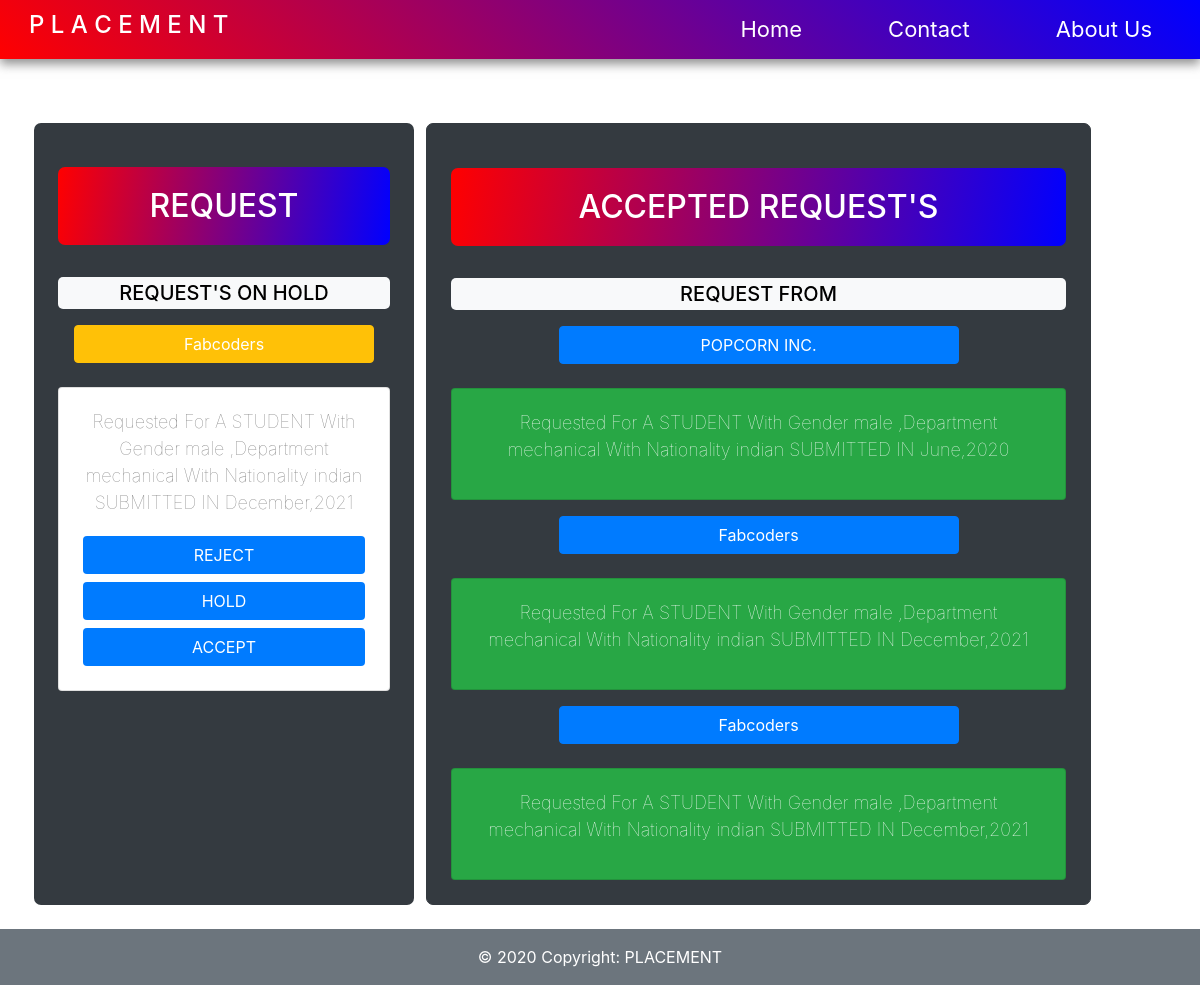
/placement/view_request.php (signed in), run on the app's committed database.
### tables this page shows
CREATE TABLE `request` (
  `no` int(11) NOT NULL,
  `name` varchar(100) NOT NULL,
  `sex` enum('male','female','*') NOT NULL,
  `avg_class` enum('fail','first class','second class','distinction') NOT NULL,
  `department` enum('mechanical','electronics','computers','automobile','medical electronics') NOT NULL,
  `nationality` enum('indian','other') NOT NULL,
  `status` enum('hold','accept','reject') NOT NULL,
  `date` varchar(100) NOT NULL
);

### placement/view_request.php (the view, shortened to what this page needs)
<?php
include 'includes/db.php';
$r ="select * from request where status='hold' ORDER BY date DESC;";
$r_result = mysqli_query($con, $r);
$ar ="select * from request where status='accept'  ORDER BY date DESC;";
$ar_result = mysqli_query($con, $ar);
?>
<!DOCTYPE html>
<html lang="en">
<head>
    <link rel="stylesheet" href="styles/style.css">
    <link rel="stylesheet" href="css/bootstrap.min.css">
    <link rel="stylesheet" href="https://maxcdn.bootstrapcdn.com/bootstrap/4.0.0/css/bootstrap.min.css">
    <link href="https://stackpath.bootstrapcdn.com/font-awesome/4.7.0/css/font-awesome.min.css" rel="stylesheet" >
</head>
<body>
    <nav class="navbar navbar-expand-lg " id="navbar-id">
  <h4 class="ml-3">P L A C E M E N T</h4>
  <div class="collapse navbar-collapse" id="nav-collapse">
    <ul class="navbar-nav ml-auto">
      <li class="nav-item active">
        <a class="nav-link active" href="index.php">Home </a>
      </li>
      <li class="nav-item">
        <a class="nav-link" href="contact.php">Contact</a>
      </li>
      <li class="nav-item">
        <a class="nav-link " href="about.php" >About Us</a>
      </li>
    </ul>
  </div>
</nav>
        <section id="content">
        <div class="container  ">
        <div class="row">
        <div class="col-12 col-md-6 col-lg-4 m-1 left-side text-center bg-dark p-4" style="border-radius:7px">
<h2 class="bt-login" style="color:white;">REQUEST</h2>
       <br>
       <h5 class="bg-light p-1 text-center" style="color:black; border-radius:5px"> REQUEST'S ON HOLD</h5>
<?php
 $rnum = mysqli_num_rows($r_result);
 if($rnum == 0)
 {
   echo "<div class='card text-center bt-login mb-4 ' style='max-width: 74rem;color:white'>
   <div class='card-header '>NO REQUEST'S LEFT</div>
   <div class='card-body '>
     <p class='card-text   style='color:white;'> EMPTY</p>
   </div>
   </div>";
 }
else
while($row = mysqli_fetch_array($r_result))
{
?>
<p>
  <h5 class="btn btn-warning"  style="width:300px;color:white;">
    <?php echo $row['name'];?>
  </h5>
</p>
<div id="collapseExample">
  <div class="card card-body">
    <p>  <?php echo 'Requested For A STUDENT With'.' '.'Gender'.' '.$row['sex'].' ,'.'Department'.' '.$row['department'].' '.'With Nationality'.' '.$row['nationality'].' SUBMITTED IN'.' '.$row['date'];?></p>
    <a class="btn bg-primary m-1" href="reject.php?no=<?php echo $row['no']?>" style="color:white;" >REJECT</a>
    <a class="btn bg-primary m-1" href="hold.php?no=<?php echo $row['no']?>" style="color:white;" >HOLD</a>
    <a class="btn bg-primary m-1" href="accept.php?no=<?php echo $row['no']?>" style="color:white;" >ACCEPT</a>
  </div>
</div>
<?php
 }
?>
</div>
        <div class=" bg-dark col-12 col-md-5 col-lg-7 right-side border mt-1 m-1 ml-2 border-dark p-4 text-center" style="border-radius:7px">
<h2 class="bt-login" style="color:white;">ACCEPTED REQUEST'S</h2>
       <br>
       <h5 class="bg-light p-1 text-center" style="color:black; border-radius:5px">REQUEST FROM</h5>
<?php
while($row = mysqli_fetch_array($ar_result))
{
?>
<p>
  <h5 class="btn btn-primary"  style="width:400px;color:white;">
    <?php echo $row['name'];?>
  </h5>
</p>
<div id="collapseExample">
  <div class="card card-body  bg-success" >
  <p style="color:white; cursor:pointer">  <?php echo 'Requested For A STUDENT With'.' '.'Gender'.' '.$row['sex'].' ,'.'Department'.' '.$row['department'].' '.'With Nationality'.' '.$row['nationality'].' SUBMITTED IN'.' '.$row['date'];?></p>
  </div>
</div>
<?php
 }
?>
</div>
        </div>
        </div>
<footer class="page-footer font-small footer btn-secondary">
  <div class="footer-copyright text-center py-3">
    © 2020 Copyright: PLACEMENT
  </div>
</footer>
</body>
</html>

### placement/styles/style.css (style rules this page uses)
* { -webkit-box-sizing: border-box; box-sizing: border-box; margin: 0px; padding: 0px; }
body { font-family: 'Lucida Sans', 'Lucida Sans Regular', 'Lucida Grande', 'Lucida Sans Unicode', Geneva, Verdana, sans-serif; }
.navbar { background-image: linear-gradient(45deg, red, blue); -webkit-box-shadow: 0px 5px 10px rgba(112, 112, 112, 0.781); box-shadow: 0px 5px 10px rgba(112, 112, 112, 0.781); padding: 5px !important; }
h4 { color: white; padding: 6px 8px; }
.navbar-nav li { padding: 0px 35px; }
.navbar-nav li a { color: white; font-size: 22px; padding: 0px 10px; float: right; }
p { font-size: 18px; font-weight: 120; color: grey; }
.bt-login { color: white; margin-top: 20px !important; padding: 20px 40px; border-radius: 7px !important; cursor: pointer; background-image: linear-gradient(98deg, red, blue); }
#content { width: 100%; }
.container { padding: 20px; width: 100%; margin-top: 40px; }
.left-side { width: 80% !important; -webkit-column-gap: 20px; column-gap: 20px; }
.right-side { width: 100% !important; padding: 20px 20px; -webkit-column-gap: 20px; column-gap: 20px; }
.footer { background-color: 48; }

### placement/view_request.php (style rules this page uses)
h4 { color:white }

### data on the page
request: name "Fabcoders", sex "male", department "mechanical", nationality "indian", date "December,2021"
request: name "POPCORN INC.", sex "male", department "mechanical", nationality "indian", date "June,2020"
request: name "Fabcoders", sex "male", department "mechanical", nationality "indian", date "December,2021"
request: name "Fabcoders", sex "male", department "mechanical", nationality "indian", date "December,2021"
